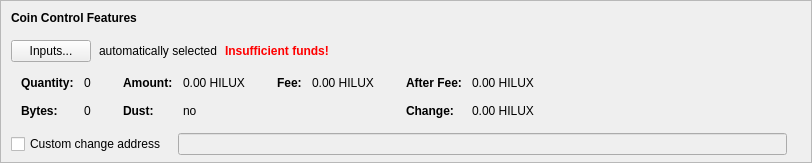
    <widget class="QFrame" name="frameCoinControl">
     <property name="sizePolicy">
      <sizepolicy hsizetype="Expanding" vsizetype="Expanding">
       <horstretch>0</horstretch>
       <verstretch>0</verstretch>
      </sizepolicy>
     </property>
     <property name="maximumSize">
      <size>
       <width>16777215</width>
       <height>16777215</height>
      </size>
     </property>
     <property name="frameShape">
      <enum>QFrame::StyledPanel</enum>
     </property>
     <property name="frameShadow">
      <enum>QFrame::Sunken</enum>
     </property>
     <layout class="QVBoxLayout" name="verticalLayoutCoinControl2">
      <property name="spacing">
       <number>0</number>
      </property>
      <property name="leftMargin">
       <number>0</number>
      </property>
      <property name="topMargin">
       <number>0</number>
      </property>
      <property name="rightMargin">
       <number>0</number>
      </property>
      <property name="bottomMargin">
       <number>6</number>
      </property>
      <item>
       <layout class="QVBoxLayout" name="verticalLayoutCoinControl" stretch="0,0,0,0,1">
        <property name="spacing">
         <number>0</number>
        </property>
        <property name="leftMargin">
         <number>10</number>
        </property>
        <property name="topMargin">
         <number>10</number>
        </property>
        <item>
         <layout class="QHBoxLayout" name="horizontalLayoutCoinControl1">
          <property name="bottomMargin">
           <number>15</number>
          </property>
          <item>
           <widget class="QLabel" name="labelCoinControlFeatures">
            <property name="sizePolicy">
             <sizepolicy hsizetype="Preferred" vsizetype="Maximum">
              <horstretch>0</horstretch>
              <verstretch>0</verstretch>
             </sizepolicy>
            </property>
            <property name="font">
             <font>
              <weight>75</weight>
              <bold>true</bold>
             </font>
            </property>
            <property name="styleSheet">
             <string notr="true">font-weight:bold;</string>
            </property>
            <property name="text">
             <string>Coin Control Features</string>
            </property>
           </widget>
          </item>
         </layout>
        </item>
        <item>
         <layout class="QHBoxLayout" name="horizontalLayoutCoinControl2" stretch="0,0,0,0">
          <property name="spacing">
           <number>8</number>
          </property>
          <property name="bottomMargin">
           <number>10</number>
          </property>
          <item>
           <widget class="QPushButton" name="pushButtonCoinControl">
            <property name="styleSheet">
             <string notr="true"/>
            </property>
            <property name="text">
             <string>Inputs...</string>
            </property>
            <property name="autoDefault">
             <bool>false</bool>
            </property>
           </widget>
          </item>
          <item>
           <widget class="QLabel" name="labelCoinControlAutomaticallySelected">
            <property name="text">
             <string>automatically selected</string>
            </property>
            <property name="margin">
             <number>5</number>
            </property>
           </widget>
          </item>
          <item>
           <widget class="QLabel" name="labelCoinControlInsuffFunds">
            <property name="font">
             <font>
              <weight>75</weight>
              <bold>true</bold>
             </font>
            </property>
            <property name="styleSheet">
             <string notr="true">color:red;font-weight:bold;</string>
            </property>
            <property name="text">
             <string>Insufficient funds!</string>
            </property>
            <property name="margin">
             <number>5</number>
            </property>
           </widget>
          </item>
          <item>
           <spacer name="horizontalSpacerCoinControl">
            <property name="orientation">
             <enum>Qt::Horizontal</enum>
            </property>
            <property name="sizeHint" stdset="0">
             <size>
              <width>40</width>
              <height>1</height>
             </size>
            </property>
           </spacer>
          </item>
         </layout>
        </item>
        <item>
         <widget class="QWidget" name="widgetCoinControl" native="true">
          <property name="sizePolicy">
           <sizepolicy hsizetype="Preferred" vsizetype="Preferred">
            <horstretch>0</horstretch>
            <verstretch>0</verstretch>
           </sizepolicy>
          </property>
          <property name="minimumSize">
           <size>
            <width>0</width>
            <height>0</height>
           </size>
          </property>
          <property name="styleSheet">
           <string notr="true"/>
          </property>
          <layout class="QHBoxLayout" name="horizontalLayoutCoinControl5">
           <property name="leftMargin">
            <number>0</number>
           </property>
           <property name="topMargin">
            <number>0</number>
           </property>
           <property name="rightMargin">
            <number>0</number>
           </property>
           <property name="bottomMargin">
            <number>0</number>
           </property>
           <item>
            <layout class="QHBoxLayout" name="horizontalLayoutCoinControl3" stretch="0,0,0,1">
             <property name="spacing">
              <number>20</number>
             </property>
             <property name="topMargin">
              <number>0</number>
             </property>
             <property name="bottomMargin">
              <number>10</number>
             </property>
             <item>
              <layout class="QFormLayout" name="formLayoutCoinControl1">
               <property name="horizontalSpacing">
                <number>10</number>
               </property>
               <property name="verticalSpacing">
                <number>14</number>
               </property>
               <property name="leftMargin">
                <number>10</number>
               </property>
               <property name="topMargin">
                <number>4</number>
               </property>
               <property name="rightMargin">
                <number>6</number>
               </property>
               <item row="0" column="0">
                <widget class="QLabel" name="labelCoinControlQuantityText">
                 <property name="font">
                  <font>
                   <weight>75</weight>
                   <bold>true</bold>
                  </font>
                 </property>
                 <property name="text">
                  <string>Quantity:</string>
                 </property>
                 <property name="margin">
                  <number>0</number>
                 </property>
                </widget>
               </item>
               <item row="0" column="1">
                <widget class="QLabel" name="labelCoinControlQuantity">
                 <property name="cursor">
                  <cursorShape>IBeamCursor</cursorShape>
                 </property>
                 <property name="contextMenuPolicy">
                  <enum>Qt::ActionsContextMenu</enum>
                 </property>
                 <property name="text">
                  <string notr="true">0</string>
                 </property>
                 <property name="margin">
                  <number>0</number>
                 </property>
                 <property name="textInteractionFlags">
                  <set>Qt::LinksAccessibleByMouse|Qt::TextSelectableByKeyboard|Qt::TextSelectableByMouse</set>
                 </property>
                </widget>
               </item>
               <item row="1" column="0">
                <widget class="QLabel" name="labelCoinControlBytesText">
                 <property name="font">
                  <font>
                   <weight>75</weight>
                   <bold>true</bold>
                  </font>
                 </property>
                 <property name="text">
                  <string>Bytes:</string>
                 </property>
                </widget>
               </item>
               <item row="1" column="1">
                <widget class="QLabel" name="labelCoinControlBytes">
                 <property name="cursor">
                  <cursorShape>IBeamCursor</cursorShape>
                 </property>
                 <property name="contextMenuPolicy">
                  <enum>Qt::ActionsContextMenu</enum>
                 </property>
                 <property name="text">
                  <string notr="true">0</string>
                 </property>
                 <property name="textInteractionFlags">
                  <set>Qt::LinksAccessibleByMouse|Qt::TextSelectableByKeyboard|Qt::TextSelectableByMouse</set>
                 </property>
                </widget>
               </item>
              </layout>
             </item>
             <item>
              <layout class="QFormLayout" name="formLayoutCoinControl2">
               <property name="horizontalSpacing">
                <number>10</number>
               </property>
               <property name="verticalSpacing">
                <number>14</number>
               </property>
               <property name="leftMargin">
                <number>6</number>
               </property>
               <property name="topMargin">
                <number>4</number>
               </property>
               <property name="rightMargin">
                <number>6</number>
               </property>
               <item row="0" column="0">
                <widget class="QLabel" name="labelCoinControlAmountText">
                 <property name="font">
                  <font>
                   <weight>75</weight>
                   <bold>true</bold>
                  </font>
                 </property>
                 <property name="text">
                  <string>Amount:</string>
                 </property>
                 <property name="margin">
                  <number>0</number>
                 </property>
                </widget>
               </item>
               <item row="0" column="1">
                <widget class="QLabel" name="labelCoinControlAmount">
                 <property name="cursor">
                  <cursorShape>IBeamCursor</cursorShape>
                 </property>
                 <property name="contextMenuPolicy">
                  <enum>Qt::ActionsContextMenu</enum>
                 </property>
                 <property name="text">
                  <string notr="true">0.00 HILUX</string>
                 </property>
                 <property name="textInteractionFlags">
                  <set>Qt::LinksAccessibleByMouse|Qt::TextSelectableByKeyboard|Qt::TextSelectableByMouse</set>
                 </property>
                </widget>
               </item>
               <item row="1" column="0">
                <widget class="QLabel" name="labelCoinControlLowOutputText">
                 <property name="font">
                  <font>
                   <weight>75</weight>
                   <bold>true</bold>
                  </font>
                 </property>
                 <property name="text">
                  <string>Dust:</string>
                 </property>
                </widget>
               </item>
               <item row="1" column="1">
                <widget class="QLabel" name="labelCoinControlLowOutput">
                 <property name="cursor">
                  <cursorShape>IBeamCursor</cursorShape>
                 </property>
                 <property name="contextMenuPolicy">
                  <enum>Qt::ActionsContextMenu</enum>
                 </property>
                 <property name="text">
                  <string notr="true">no</string>
                 </property>
                 <property name="textInteractionFlags">
                  <set>Qt::LinksAccessibleByMouse|Qt::TextSelectableByKeyboard|Qt::TextSelectableByMouse</set>
                 </property>
                </widget>
               </item>
              </layout>
             </item>
             <item>
              <layout class="QFormLayout" name="formLayoutCoinControl3">
               <property name="horizontalSpacing">
                <number>10</number>
               </property>
               <property name="verticalSpacing">
                <number>14</number>
               </property>
               <property name="leftMargin">
                <number>6</number>
               </property>
               <property name="topMargin">
                <number>4</number>
               </property>
               <property name="rightMargin">
                <number>6</number>
               </property>
               <item row="0" column="0">
                <widget class="QLabel" name="labelCoinControlFeeText">
                 <property name="font">
                  <font>
                   <weight>75</weight>
                   <bold>true</bold>
                  </font>
                 </property>
                 <property name="text">
                  <string>Fee:</string>
                 </property>
                 <property name="margin">
                  <number>0</number>
                 </property>
                </widget>
               </item>
               <item row="0" column="1">
                <widget class="QLabel" name="labelCoinControlFee">
                 <property name="cursor">
                  <cursorShape>IBeamCursor</cursorShape>
                 </property>
                 <property name="contextMenuPolicy">
                  <enum>Qt::ActionsContextMenu</enum>
                 </property>
                 <property name="text">
                  <string notr="true">0.00 HILUX</string>
                 </property>
                 <property name="textInteractionFlags">
                  <set>Qt::LinksAccessibleByMouse|Qt::TextSelectableByKeyboard|Qt::TextSelectableByMouse</set>
                 </property>
                </widget>
               </item>
              </layout>
             </item>
             <item>
              <layout class="QFormLayout" name="formLayoutCoinControl4">
               <property name="horizontalSpacing">
                <number>10</number>
               </property>
               <property name="verticalSpacing">
                <number>14</number>
               </property>
               <property name="leftMargin">
                <number>6</number>
               </property>
               <property name="topMargin">
                <number>4</number>
               </property>
               <property name="rightMargin">
                <number>6</number>
               </property>
               <item row="0" column="0">
                <widget class="QLabel" name="labelCoinControlAfterFeeText">
                 <property name="font">
                  <font>
                   <weight>75</weight>
                   <bold>true</bold>
                  </font>
                 </property>
                 <property name="text">
                  <string>After Fee:</string>
                 </property>
                 <property name="margin">
                  <number>0</number>
                 </property>
                </widget>
               </item>
               <item row="0" column="1">
                <widget class="QLabel" name="labelCoinControlAfterFee">
                 <property name="cursor">
                  <cursorShape>IBeamCursor</cursorShape>
                 </property>
                 <property name="contextMenuPolicy">
                  <enum>Qt::ActionsContextMenu</enum>
                 </property>
                 <property name="text">
                  <string notr="true">0.00 HILUX</string>
                 </property>
                 <property name="textInteractionFlags">
                  <set>Qt::LinksAccessibleByMouse|Qt::TextSelectableByKeyboard|Qt::TextSelectableByMouse</set>
                 </property>
                </widget>
               </item>
               <item row="1" column="0">
                <widget class="QLabel" name="labelCoinControlChangeText">
                 <property name="font">
                  <font>
                   <weight>75</weight>
                   <bold>true</bold>
                  </font>
                 </property>
                 <property name="text">
                  <string>Change:</string>
                 </property>
                </widget>
               </item>
               <item row="1" column="1">
                <widget class="QLabel" name="labelCoinControlChange">
                 <property name="cursor">
                  <cursorShape>IBeamCursor</cursorShape>
                 </property>
                 <property name="contextMenuPolicy">
                  <enum>Qt::ActionsContextMenu</enum>
                 </property>
                 <property name="text">
                  <string notr="true">0.00 HILUX</string>
                 </property>
                 <property name="textInteractionFlags">
                  <set>Qt::LinksAccessibleByMouse|Qt::TextSelectableByKeyboard|Qt::TextSelectableByMouse</set>
                 </property>
                </widget>
               </item>
              </layout>
             </item>
            </layout>
           </item>
          </layout>
         </widget>
        </item>
        <item>
         <layout class="QHBoxLayout" name="horizontalLayoutCoinControl4" stretch="0,0,0">
          <property name="spacing">
           <number>12</number>
          </property>
          <property name="sizeConstraint">
           <enum>QLayout::SetDefaultConstraint</enum>
          </property>
          <property name="topMargin">
           <number>5</number>
          </property>
          <property name="rightMargin">
           <number>5</number>
          </property>
          <item>
           <widget class="QCheckBox" name="checkBoxCoinControlChange">
            <property name="toolTip">
             <string>If this is activated, but the change address is empty or invalid, change will be sent to a newly generated address.</string>
            </property>
            <property name="text">
             <string>Custom change address</string>
            </property>
           </widget>
          </item>
          <item>
           <widget class="QValidatedLineEdit" name="lineEditCoinControlChange">
            <property name="enabled">
             <bool>false</bool>
            </property>
            <property name="sizePolicy">
             <sizepolicy hsizetype="Expanding" vsizetype="Fixed">
              <horstretch>0</horstretch>
              <verstretch>0</verstretch>
             </sizepolicy>
            </property>
           </widget>
          </item>
          <item>
           <widget class="QLabel" name="labelCoinControlChangeLabel">
            <property name="sizePolicy">
             <sizepolicy hsizetype="Preferred" vsizetype="Expanding">
              <horstretch>0</horstretch>
              <verstretch>0</verstretch>
             </sizepolicy>
            </property>
            <property name="minimumSize">
             <size>
              <width>0</width>
              <height>0</height>
             </size>
            </property>
            <property name="text">
             <string/>
            </property>
            <property name="margin">
             <number>3</number>
            </property>
           </widget>
          </item>
         </layout>
        </item>
        <item>
         <spacer name="verticalSpacerCoinControl">
          <property name="orientation">
           <enum>Qt::Vertical</enum>
          </property>
          <property name="sizeHint" stdset="0">
           <size>
            <width>800</width>
            <height>1</height>
           </size>
          </property>
         </spacer>
        </item>
       </layout>
      </item>
     </layout>
    </widget>
